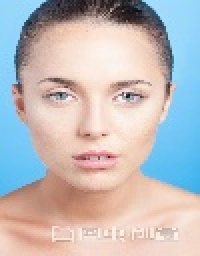
#> input picture HOG_SVM-master/image128/face1.jpg, 100 x 128 px, found by its file name (shown 2 times larger); its folder holds only this picture in this run
$ python datazenqiang.py
#> lines starting #> are read from the running program, lines starting #| are printed output that depends on the picture
# -*- coding: UTF-8 -*-
import os
from PIL import Image
from PIL import ImageEnhance


# 原始图像
def ImageAugument():
    path = "C:/Users/19482/Desktop/wrr/HOG_SVM-master/image128"  # 文件夹目录
    files = os.listdir(path)  # 得到文件夹下的所有文件名称
    # 遍历文件夹
    prefix = path + '/'
    for file in files:
        image = Image.open(prefix + file)
#> image is the input picture: PIL image 100x128 RGB; mean R, G, B 191.2, 186.9, 187.7
        # image.show()

        # 亮度增强
        enh_bri = ImageEnhance.Brightness(image)
        brightness = 1.5
        image_brightened = enh_bri.enhance(brightness)
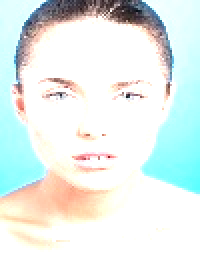
#> image_brightened: PIL image 100x128 RGB (shown 2 times larger); mean R, G, B 227.9, 238.2, 234.6
        image_brightened.save(prefix + file[0:6] + 'lightup' + '.jpg')

        # 色度增强
        enh_col = ImageEnhance.Color(image)
        color = 1.5
        image_colored = enh_col.enhance(color)
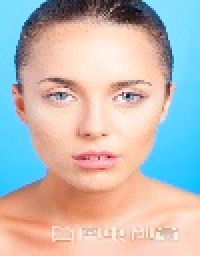
#> image_colored: PIL image 100x128 RGB (shown 2 times larger); mean R, G, B 191.8, 185.9, 182.3
        image_colored.save(prefix + file[0:6] + 'colorup' + '.jpg')

        # 对比度增强
        enh_con = ImageEnhance.Contrast(image)
        contrast = 1.5
        image_contrasted = enh_con.enhance(contrast)
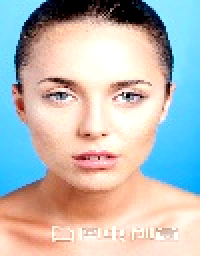
#> image_contrasted: PIL image 100x128 RGB (shown 2 times larger); mean R, G, B 186.8, 186.5, 183.4
        image_contrasted.save(prefix + file[0:6] + 'contrastup' + '.jpg')

        # 锐度增强
        enh_sha = ImageEnhance.Sharpness(image)
        sharpness = 3.0
        image_sharped = enh_sha.enhance(sharpness)
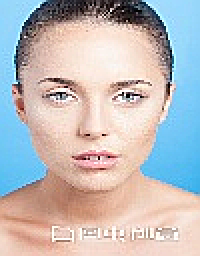
#> image_sharped: PIL image 100x128 RGB (shown 2 times larger); mean R, G, B 190.7, 186.8, 187.5
        image_sharped.save(prefix + file[0:6] + 'moreSharp' + '.jpg')


if __name__ == '__main__':
    ImageAugument()

$ run again, on HOG_SVM-master/image128/face13.jpg
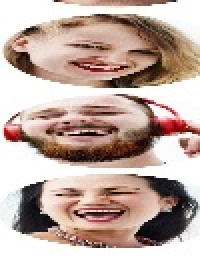
#> input picture HOG_SVM-master/image128/face13.jpg, 100 x 128 px, found by its file name (shown 2 times larger)
#> in ImageAugument, image is the input picture: PIL image 100x128 RGB; mean R, G, B 190.1, 168.1, 159.2
#> in ImageAugument, `image_brightened = enh_bri.enhance(brightness)`:
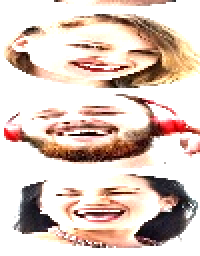
#> image_brightened: PIL image 100x128 RGB (shown 2 times larger); mean R, G, B 220.6, 201.7, 192.1
#> in ImageAugument, `image_sharped = enh_sha.enhance(sharpness)`:
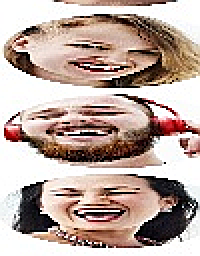
#> image_sharped: PIL image 100x128 RGB (shown 2 times larger); mean R, G, B 187.6, 167.9, 159.8

$ run again, on HOG_SVM-master/image128/face134.jpg
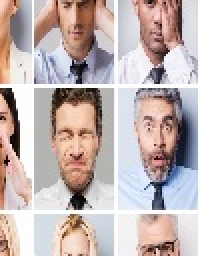
#> input picture HOG_SVM-master/image128/face134.jpg, 100 x 128 px, found by its file name (shown 2 times larger)
#> in ImageAugument, image is the input picture: PIL image 100x128 RGB; mean R, G, B 193.4, 178.5, 176.8
#> in ImageAugument, `image_brightened = enh_bri.enhance(brightness)`:
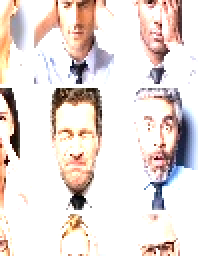
#> image_brightened: PIL image 100x128 RGB (shown 2 times larger); mean R, G, B 232.9, 222.5, 218.6
#> in ImageAugument, `image_sharped = enh_sha.enhance(sharpness)`:
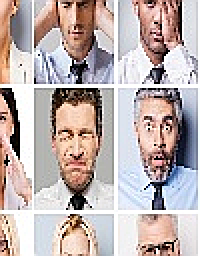
#> image_sharped: PIL image 100x128 RGB (shown 2 times larger); mean R, G, B 191.3, 177.6, 175.9

$ run again, on HOG_SVM-master/image128/face135.jpg
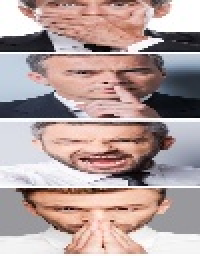
#> input picture HOG_SVM-master/image128/face135.jpg, 100 x 128 px, found by its file name (shown 2 times larger)
#> in ImageAugument, image is the input picture: PIL image 100x128 RGB; mean R, G, B 178.9, 158.8, 156.8
#> in ImageAugument, `image_contrasted = enh_con.enhance(contrast)`:
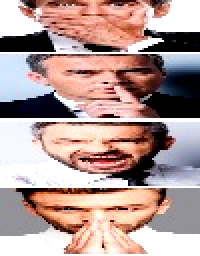
#> image_contrasted: PIL image 100x128 RGB (shown 2 times larger); mean R, G, B 179.9, 154, 150
#> in ImageAugument, `image_sharped = enh_sha.enhance(sharpness)`:
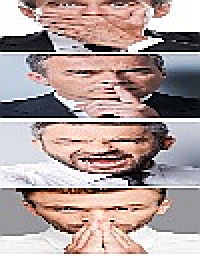
#> image_sharped: PIL image 100x128 RGB (shown 2 times larger); mean R, G, B 176, 157.5, 155.4

$ run again, on HOG_SVM-master/image128/face101.jpg
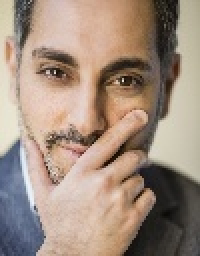
#> input picture HOG_SVM-master/image128/face101.jpg, 100 x 128 px, found by its file name (shown 2 times larger)
#> in ImageAugument, image is the input picture: PIL image 100x128 RGB; mean R, G, B 161.7, 141.7, 126.8
#> in ImageAugument, `image_sharped = enh_sha.enhance(sharpness)`:
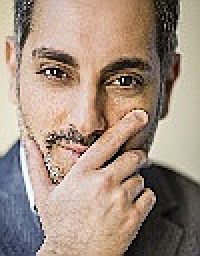
#> image_sharped: PIL image 100x128 RGB (shown 2 times larger); mean R, G, B 161.7, 141.9, 127.2
